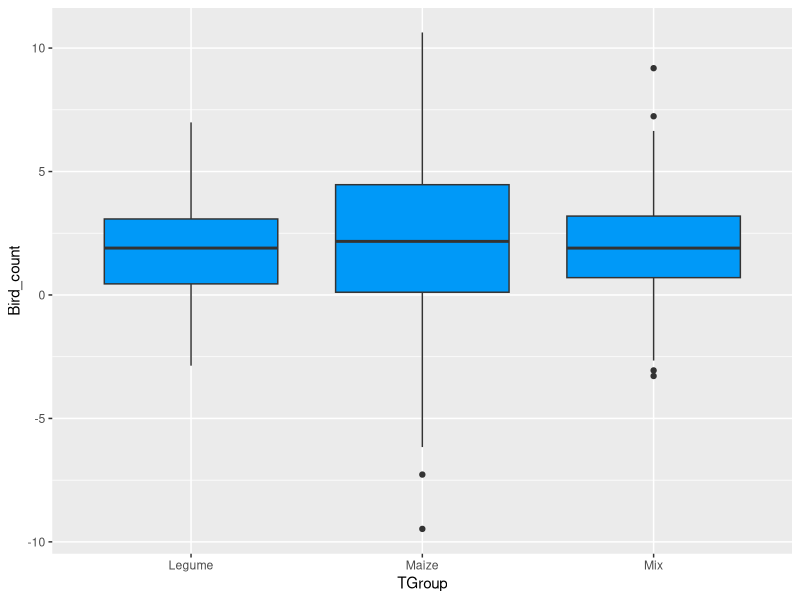
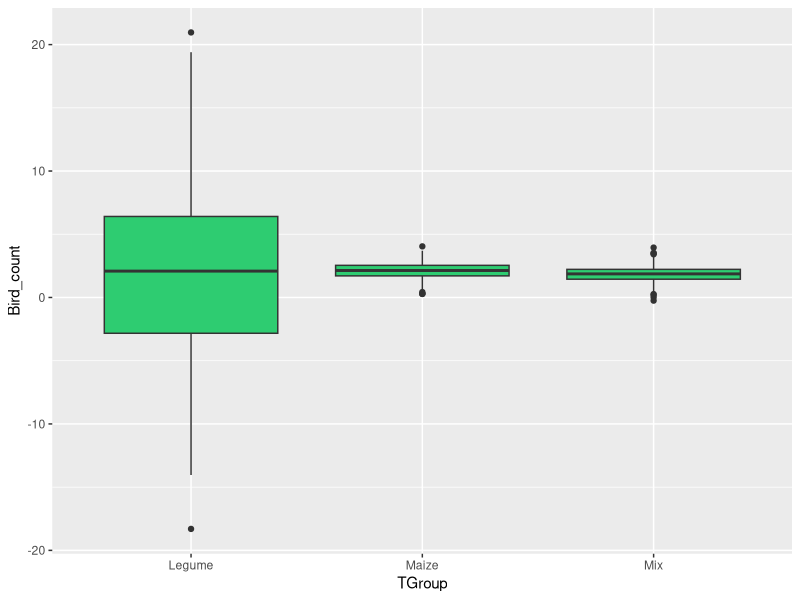

Generate these figures, in order, with R:
## ---- chunk 1
knitr::opts_chunk$set(echo = TRUE)
## ---- chunk 2
library(ggplot2)
###### Organizing code with structured programming

myfun <- function(nSize,nMean,nSD) {
     ID <- 1:(sum(nSize))
     nGroup <- c("Legume", "Maize","Mix")
    Bird_count <- c(rnorm(n=nSize[1],mean = nMean[1],sd=nSD[1]), 
          rnorm(n=nSize[2],mean = nMean[2],sd=nSD[2]),
          rnorm(n=nSize[3],mean = nMean[3],sd=nSD[3]))
     TGroup <- rep(nGroup,nSize)
    data1 <- data.frame(ID,TGroup,Bird_count)
    m2 <- aov(Bird_count ~ TGroup, data = data1)
    m3<- summary(m2)
    Anoplot <- ggplot(data1, aes(x=TGroup,y=Bird_count)) +
    geom_boxplot(fill="#0099f8")
    return(Anoplot)
}

nSize <- c(425,389,672) # number of observations in each group
nMean <- c(1.8,2.0,1.9) # mean of each group
nSD <- c(1.9,3.4,1.9) # standard deviations for each ground

myfun(nSize=nSize,nMean=nMean,nSD=nSD)

## ---- chunk 3
# Performing another test using different simulation

myfun2 <- function(nSize,nMean,nSD) {
  ID <- 1:(sum(nSize))
  nGroup <- c("Legume", "Maize","Mix")
  Bird_count <- c(rnorm(n=nSize[1],mean = nMean[1],sd=nSD[1]), 
                  rnorm(n=nSize[2],mean = nMean[2],sd=nSD[2]),
                  rnorm(n=nSize[3],mean = nMean[3],sd=nSD[3]))
  TGroup <- rep(nGroup,nSize)
  data1 <- data.frame(ID,TGroup,Bird_count)
  m2 <- aov(Bird_count ~ TGroup, data = data1)
  m3<- summary(m2)
  Anoplot <- ggplot(data1, aes(x=TGroup,y=Bird_count)) +
    geom_boxplot(fill="#2ecc71")
  return(Anoplot)
}

nSize <- c(340, 380, 490) # number of observations in each group
nMean <- c(2.1,2.1,1.8) # mean of each group
nSD <- c(07,0.6,0.6) # standard deviations for each ground

myfun2(nSize=nSize,nMean=nMean,nSD=nSD)
